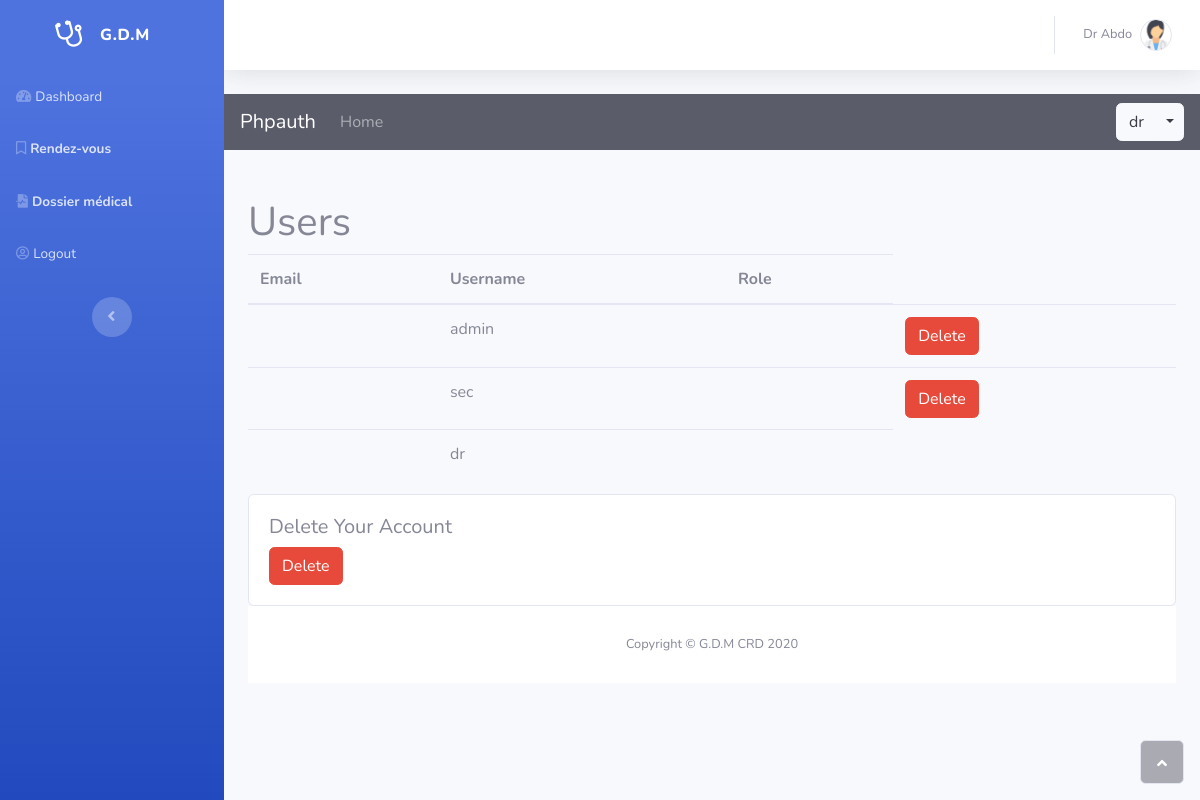
Screenshot of /xdashboard.php (signed in) with the database file from the repository.
### tables this page shows
CREATE TABLE `users` (
  `id` int(55) NOT NULL,
  `username` varchar(255) DEFAULT NULL,
  `profil_nom` varchar(50) DEFAULT NULL,
  `profil_prenom` varchar(50) DEFAULT NULL,
  `profil_type` varchar(20) DEFAULT 'assistante',
  `profil_tel` varchar(14) DEFAULT NULL,
  `profil_sexe` varchar(2) DEFAULT 'm',
  `profil_adresse` varchar(60) DEFAULT NULL,
  `password` varchar(255) NOT NULL,
  `deleted` tinyint(1) NOT NULL DEFAULT 0,
  `active` tinyint(1) DEFAULT 1
);

### xdashboard.php (the view, shortened to what this page needs)
<!DOCTYPE html>
<html lang="en">
<head>
    <?php include './includes/head.php';
    $sql = "SELECT * FROM users";
    $stmt = $db->prepare($sql);
    $stmt->execute();
    $result = $stmt->get_result();
    ?>
</head>
<body>
    <?php include './includes/navbar.php' ?>
    <div class="container">
        <h1>Users</h1>
        <table class="table">
            <thead>
                <tr>
                    <th>Email</th>
                    <th>Username</th>
                    <th>Role</th>
                </tr>
            </thead>
            <tbody>
                <?php while ($row = mysqli_fetch_array($result)) : ?>
                    <tr>
                        <td><?php echo $row['email'] ?></td>
                        <td><?php echo $row['username'] ?></td>
                        <td><?php echo $row['user_type'] ?></td>
                        <?php if ($row['id'] != $_SESSION['user']['id']) : ?>
                            <td><a href="delete.php?id=<?php echo $row['id'] ?>" class="btn btn-danger">Delete</a></td>
                        <?php endif ?>
                    </tr>
                <?php endwhile ?>
            </tbody>
        </table>
        <div class="card">
            <div class="card-body">
                <h5>Delete Your Account</h5>
                <a href="delete.php?id=<?php echo $_SESSION['user']['id'] ?>" class="btn btn-raised btn-danger">Delete</a>
            </div>
        </div>
        <?php include './includes/footer.php' ?>
</body>
</html>

### rows the page displays
users: username "admin"
users: username "sec"
users: username "dr"

### other values shown
$_SESSION['user']['profil_prenom'] "Dr"
$_SESSION['user']['profil_nom'] "Abdo"
$_SESSION['user']['username'] "dr"
